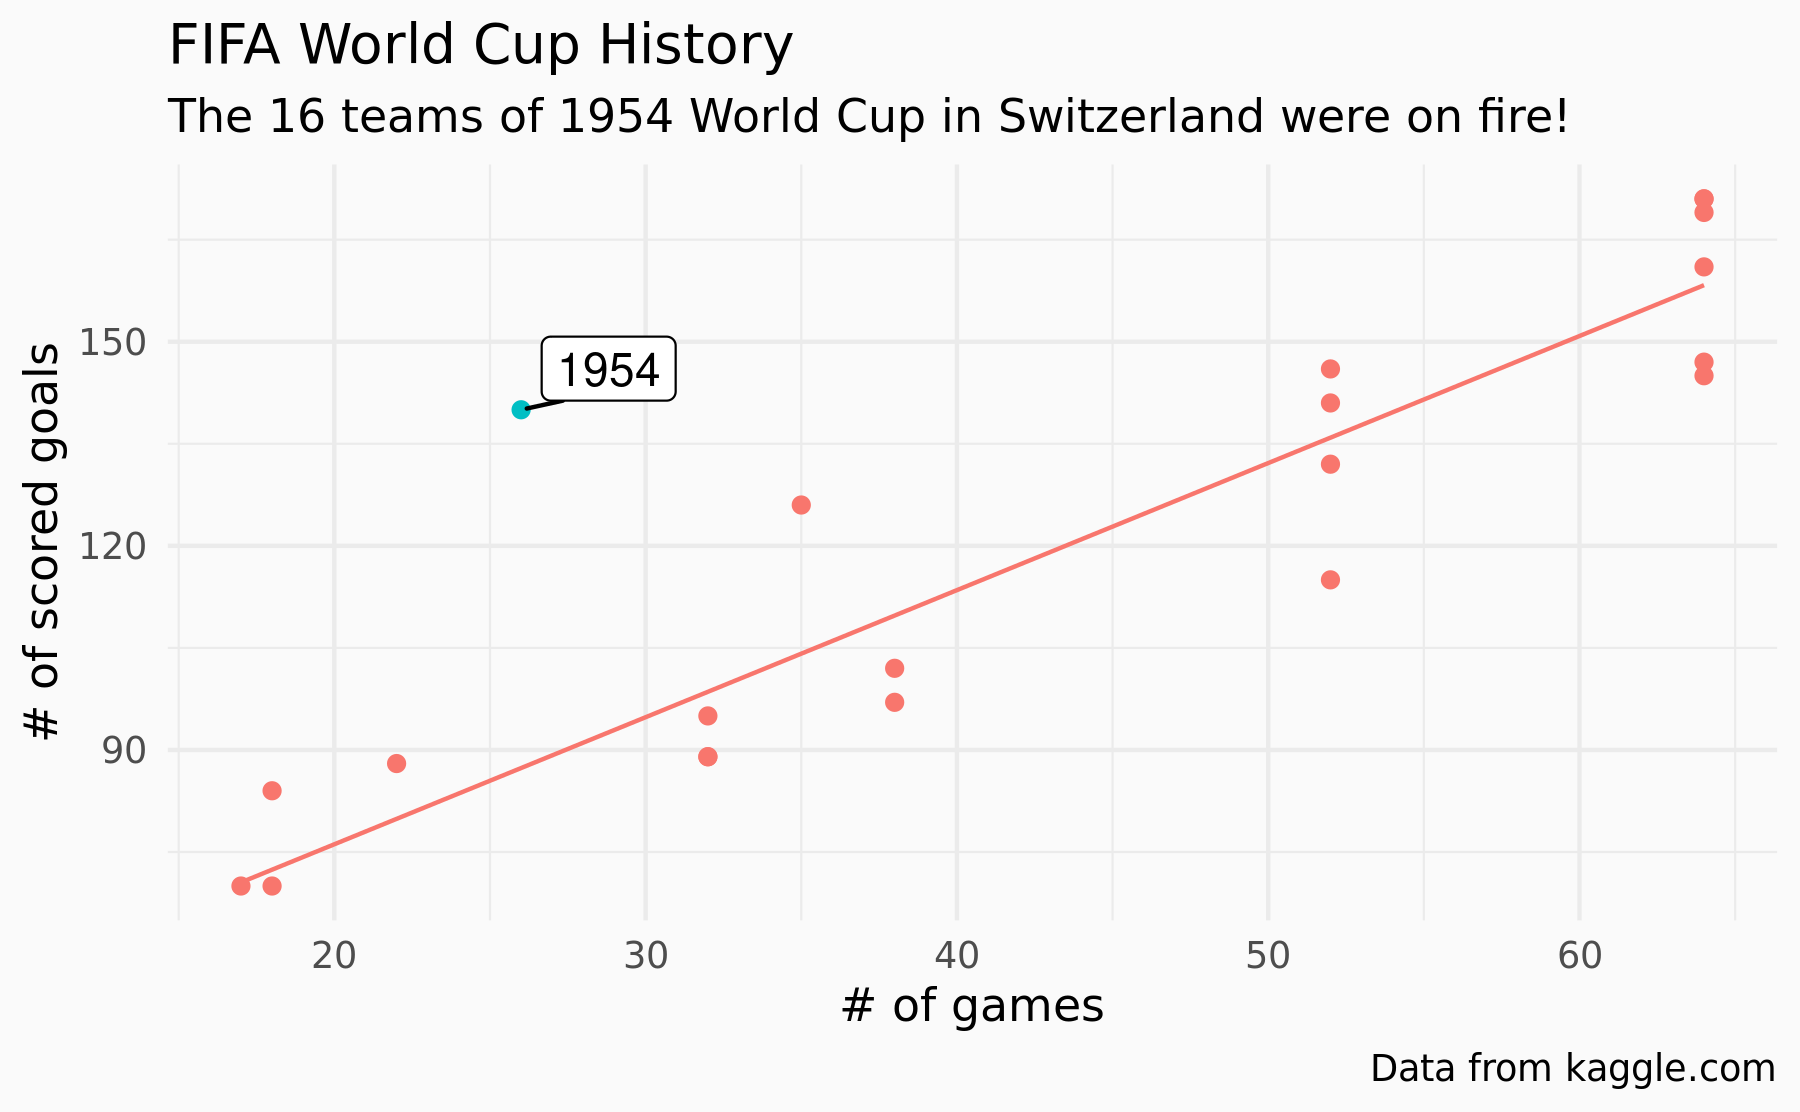

Reproduce this figure in R.
# tidytuesday challenge: 29 Nov 2022
# FIFA World Cup history

library(tidyverse)
library(modelr)

# load data
worldcups <- read_csv('https://raw.githubusercontent.com/rfordatascience/tidytuesday/master/data/2022/2022-11-29/worldcups.csv')

# How does the number of scored goals correlate with the number of matches played?

# create linear model
wc_mod <- lm(games ~ goals_scored, data = worldcups)

# define outliers via residuals
wc <- worldcups |>
  add_residuals(wc_mod) |> 
  mutate(outlier = abs(resid) >= 20)

# plotting...
ggplot(wc, aes(games, goals_scored)) +
  geom_point(aes(colour = outlier), show.legend = FALSE) +
  # display linear regression on inliers only
  geom_smooth(method = "lm", se = FALSE, colour = "#F8766D", size = 1/2,
              data = subset(wc, outlier == FALSE)) +
  # add year label to outlier
  ggrepel::geom_label_repel(aes(label = year), 
                            data = subset(wc, outlier == TRUE)) +
  # beautification
  labs(
    title = "FIFA World Cup History",
    subtitle = "The 16 teams of 1954 World Cup in Switzerland were on fire!",
    caption = "Data from kaggle.com",
    x = "# of games",
    y = "# of scored goals"
  ) +
  theme_minimal(base_family = "raleway") +
  theme(
    plot.background = element_rect(fill = "#fafafa", colour = "#fafafa"),
    panel.background = element_rect(fill = "#fafafa", colour = "#fafafa")
  )
ggsave("worldcup.png", path = "2022/2022-11-29",
       width = 6, units = "in", height = 0.618 * 6, dpi = 300)

# Zusammenfassung der Bedeutung der WM 1954:
# https://de.wikipedia.org/wiki/Fu%C3%9Fball-Weltmeisterschaft_1954#Fazit
